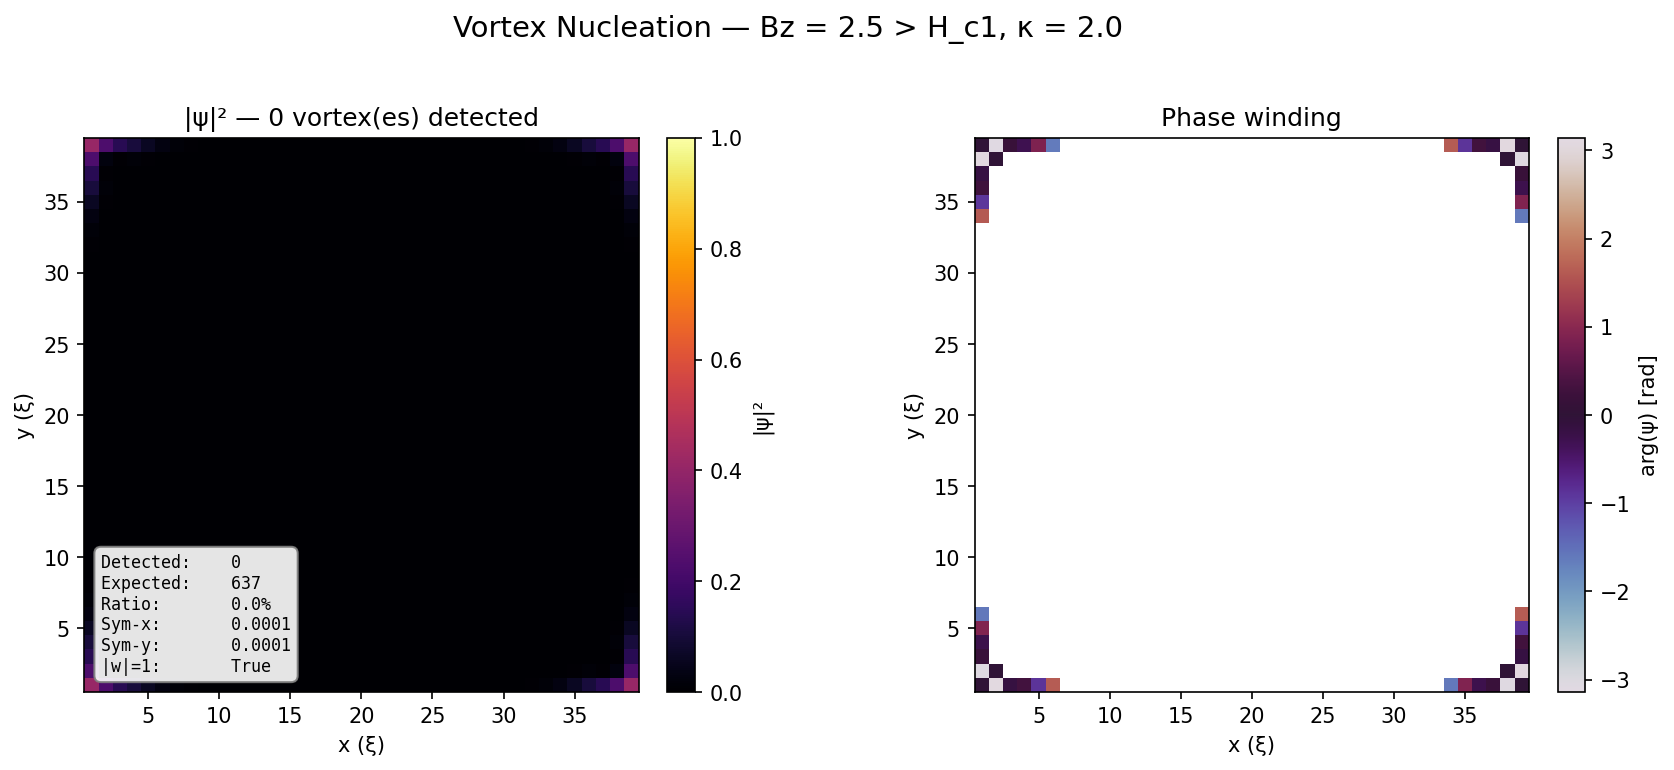

This chart was generated by the following Python code:
"""Vortex entry: Abrikosov vortex nucleation above the lower critical field H_c1.

Demonstrates that when Bz exceeds H_c1, magnetic flux penetrates the superconductor
as quantized vortices with winding number ±1.
"""

from __future__ import annotations

import matplotlib

matplotlib.use("Agg")

from pathlib import Path

import matplotlib.pyplot as plt
import numpy as np
from tdgl3d import AppliedField, Device, SimulationParameters, solve
from tdgl3d.analysis.vortex_counting import count_vortices_plaquette


def main(output_dir: Path = Path(__file__).parent, small: bool = False) -> list[Path]:
    if small:
        Nx, Ny, Nz = 12, 12, 1
        t_stop = 4.0
    else:
        Nx, Ny, Nz = 40, 40, 1
        t_stop = 40.0

    params = SimulationParameters(Nx=Nx, Ny=Ny, Nz=Nz, kappa=2.0)
    Bz_applied = 2.5
    field = AppliedField(Bz=Bz_applied, t_on_fraction=1.0)
    device = Device(params, applied_field=field)

    sol = solve(
        device, dt=0.01, t_stop=t_stop, method="euler",
        save_every=max(1, int(t_stop)), progress=False,
    )

    psi2 = sol.psi_squared_2d(step=-1)
    n_vort, positions, windings = count_vortices_plaquette(sol, device, step=-1)

    # Expected vortex count: n ≈ B·A / Φ₀ = B·(Lx·Ly) / (2π)
    area = (params.Nx * params.hx) * (params.Ny * params.hy)
    expected_vortices = float(Bz_applied * area / (2 * np.pi))

    # Symmetry checks on |ψ|²
    Nx_int, Ny_int = Nx - 1, Ny - 1
    mid_x, mid_y = Nx_int // 2, Ny_int // 2

    # x-symmetry: compare left vs right halves
    psi2_left = psi2[:mid_x, :]
    psi2_right = psi2[Nx_int - mid_x:Nx_int, :][::-1, :]
    sym_x = float(np.max(np.abs(psi2_left - psi2_right))) if psi2_left.size > 0 else 0.0

    # y-symmetry: compare bottom vs top halves
    psi2_bottom = psi2[:, :mid_y]
    psi2_top = psi2[:, Ny_int - mid_y:Ny_int][:, ::-1]
    sym_y = float(np.max(np.abs(psi2_bottom - psi2_top))) if psi2_bottom.size > 0 else 0.0

    # Winding number check
    all_unit = bool(np.all(np.abs(np.abs(windings) - 1.0) < 0.3)) if len(windings) > 0 else True

    # --- Figure ---
    fig, axes = plt.subplots(1, 2, figsize=(12, 5))

    # Left: |psi|^2 heatmap
    ax = axes[0]
    xs = np.arange(1, Nx) * params.hx
    ys = np.arange(1, Ny) * params.hy
    xx, yy = np.meshgrid(xs, ys, indexing="ij")
    im = ax.pcolormesh(xx, yy, psi2, cmap="inferno", vmin=0, vmax=1, shading="auto")
    fig.colorbar(im, ax=ax, fraction=0.046, pad=0.04, label="|ψ|²")

    # Mark vortex cores
    if n_vort > 0 and positions.size > 0:
        ax.plot(positions[:, 0], positions[:, 1], "x",
                color="cyan", markersize=10, markeredgewidth=2)
        for k, (vx, vy) in enumerate(positions):
            w = windings[k] if k < len(windings) else 0
            ax.annotate(f"w={w:.0f}", (vx, vy), textcoords="offset points",
                        xytext=(8, 8), fontsize=7, color="cyan")

    # Expected count annotation
    count_ratio = n_vort / expected_vortices if expected_vortices > 0 else 0
    text = (
        f"Detected:    {n_vort}\n"
        f"Expected:    {expected_vortices:.0f}\n"
        f"Ratio:       {count_ratio:.1%}\n"
        f"Sym-x:       {sym_x:.4f}\n"
        f"Sym-y:       {sym_y:.4f}\n"
        f"|w|=1:       {all_unit}"
    )
    ax.text(
        0.03, 0.03, text, transform=ax.transAxes,
        fontsize=8, fontfamily="monospace",
        verticalalignment="bottom", horizontalalignment="left",
        bbox=dict(boxstyle="round,pad=0.4", facecolor="white", edgecolor="gray", alpha=0.9),
    )

    ax.set_xlabel("x (ξ)")
    ax.set_ylabel("y (ξ)")
    ax.set_title(f"|ψ|² — {n_vort} vortex(es) detected")
    ax.set_aspect("equal")

    # Right: Phase arg(psi)
    ax = axes[1]
    phase = sol.phase(step=-1, mask_threshold=0.02)
    phase_2d = sol._reshape_interior(phase, slice_z=0)
    im = ax.pcolormesh(xx, yy, phase_2d, cmap="twilight", vmin=-np.pi, vmax=np.pi, shading="auto")
    fig.colorbar(im, ax=ax, fraction=0.046, pad=0.04, label="arg(ψ) [rad]")

    if n_vort > 0 and positions.size > 0:
        ax.plot(positions[:, 0], positions[:, 1], "x",
                color="lime", markersize=10, markeredgewidth=2)

    ax.set_xlabel("x (ξ)")
    ax.set_ylabel("y (ξ)")
    ax.set_title("Phase winding")
    ax.set_aspect("equal")

    fig.suptitle(
        f"Vortex Nucleation — Bz = {Bz_applied} > H_c1, κ = {params.kappa}",
        fontsize=14, y=1.02,
    )
    fig.tight_layout()

    out = output_dir / "vortex_entry.png"
    fig.savefig(out, dpi=150, bbox_inches="tight")
    plt.close(fig)
    return [out]


if __name__ == "__main__":
    main()
